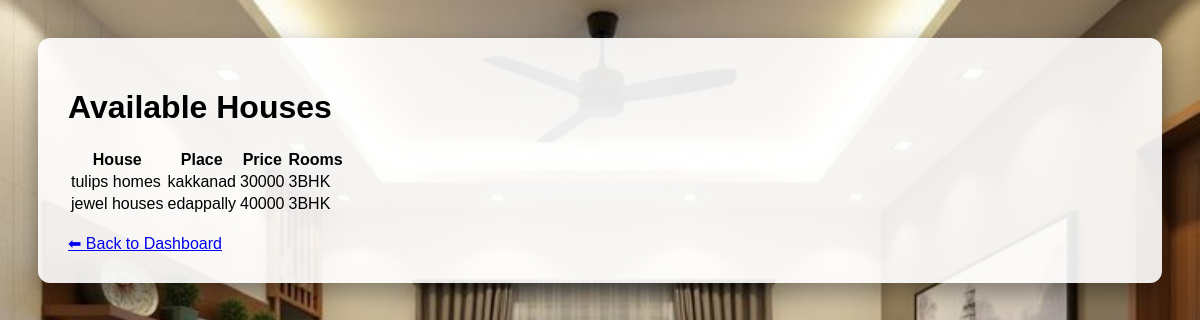
Page /view_houses on the committed database.
### tables this page shows
CREATE TABLE houses(
id INTEGER PRIMARY KEY AUTOINCREMENT,
house_name TEXT,
place TEXT,
price INTEGER,
rooms TEXT,
status TEXT
);

### backend/app.py (the view)
@app.route("/view_houses")
def view_houses():
    db = get_db()
    houses = db.execute("SELECT * FROM houses").fetchall()
    return render_template("view_houses.html", houses=houses)

### backend/app.py (called while the page is built)
def get_db():
    conn = sqlite3.connect("../database/database.db")
    conn.row_factory = sqlite3.Row
    return conn

### frontend/templates/view_houses.html
<link rel="stylesheet" href="/static/style.css">
<body class="dashboard-body">
<div class="dashboard-container">
<h1>Available Houses</h1>
<table>
<tr>
<th>House</th>
<th>Place</th>
<th>Price</th>
<th>Rooms</th>
</tr>
{% for house in houses %}
<tr>
<td>{{house.house_name}}</td>
<td>{{house.place}}</td>
<td>{{house.price}}</td>
<td>{{house.rooms}}</td>
</tr>
{% endfor %}
</table>
<br>
<a href="/dashboard">⬅ Back to Dashboard</a>
</div>
</body>

### frontend/static/style.css (style rules this page uses)
.dashboard-body { background-image:url("/static/dashboard_bg.jpg"); background-size:cover; background-position:center; background-repeat:no-repeat; min-height:100vh; font-family:Arial; padding:30px; }
.dashboard-container { background:rgba(255,255,255,0.9); padding:30px; border-radius:12px; box-shadow:0 10px 25px rgba(0,0,0,0.4); }

### rows in the picture
houses: house_name "tulips homes", place "kakkanad", price "30000", rooms "3BHK"
houses: house_name "jewel houses", place "edappally", price "40000", rooms "3BHK"
